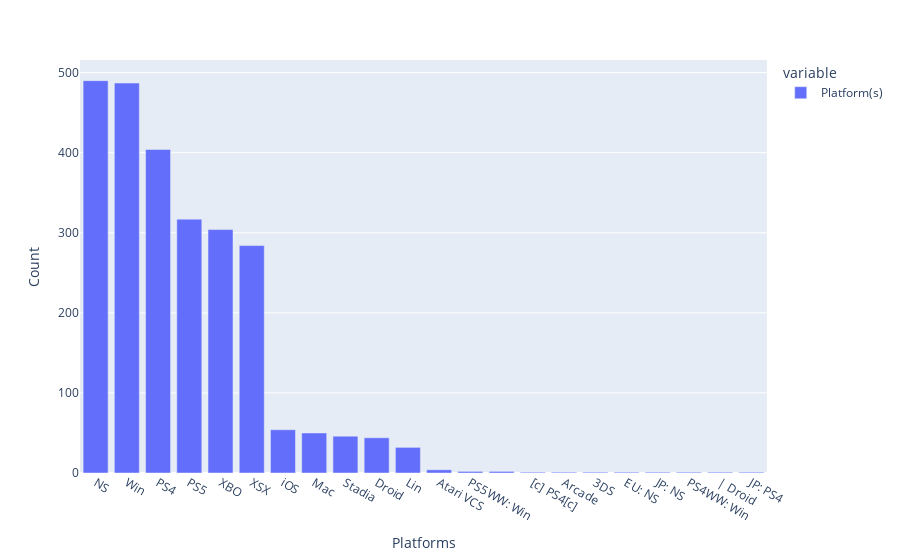

The notebook cell this image was saved under:
### Code cell
fig=px.bar(p)
fig_1=fig.update_xaxes(rangeslider_autorange=True)
t_66=px.bar(p) #which Platform are the Game Released
t_66.update_layout(
    title="",
    xaxis_title="Platforms",
    yaxis_title="Count")
t_66.show()

### Figure 1 — Plotly figure (JSON) as saved in the notebook; plotly's stock layout.template omitted (floating-point values rounded to 4 significant figures)
{"data": [{"alignmentgroup": "True", "hovertemplate": "variable=Platform(s)<br>index=%{x}<br>value=%{y}<extra></extra>", "legendgroup": "Platform(s)", "marker": {"color": "#636efa", "pattern": {"shape": ""}}, "name": "Platform(s)", "offsetgroup": "Platform(s)", "orientation": "v", "showlegend": true, "textposition": "auto", "type": "bar", "x": ["NS", "Win", "PS4", "PS5", "XBO", "XSX", "iOS", "Mac", "Stadia", "Droid", "Lin", "Atari VCS", "PS5WW: Win", "", "[c] PS4[c]", "Arcade", "3DS", "EU: NS", "JP: NS", "PS4WW: Win", "| Droid", "JP: PS4"], "xaxis": "x", "y": [490, 487, 404, 317, 304, 284, 54, 50, 46, 44, 32, 4, 2, 2, 1, 1, 1, 1, 1, 1, 1, 1], "yaxis": "y"}], "layout": {"barmode": "relative", "legend": {"title": {"text": "variable"}, "tracegroupgap": 0}, "margin": {"t": 60}, "title": {"text": ""}, "xaxis": {"anchor": "y", "domain": [0.0, 1.0], "title": {"text": "Platforms"}}, "yaxis": {"anchor": "x", "domain": [0.0, 1.0], "title": {"text": "Count"}}}}
